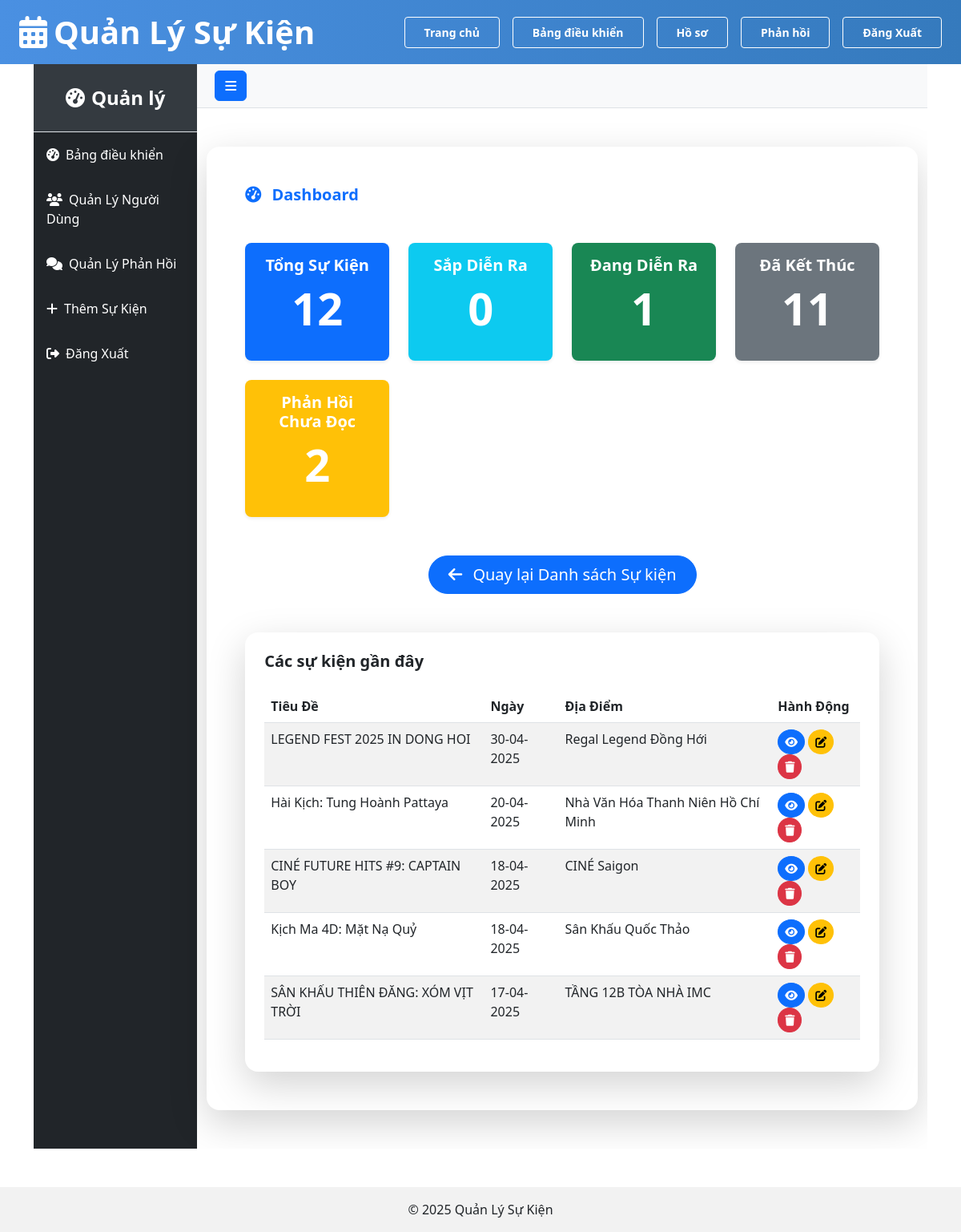
The app's page /?controller=event&action=dashboard (signed in) with its own data.
### tables this page shows
CREATE TABLE `events` (
  `id` int(11) NOT NULL,
  `user_id` int(11) NOT NULL,
  `title` varchar(255) NOT NULL,
  `description` text DEFAULT NULL,
  `date` date NOT NULL,
  `location` varchar(255) NOT NULL,
  `image` varchar(255) DEFAULT NULL
);

### app/controllers/EventController.php (called while the page is built, shortened)
<?php
class EventController {
    private $event;
    private $current_role;
    private $current_user_id;
    public function __construct() {
        require_once ROOT . '/app/models/Event.php';
        require_once ROOT . '/app/models/User.php';
        $this->event = new Event();
        $this->user = new User();
        $this->current_role = $this->user->getRole($_SESSION['user_id']);
        $this->current_user_id = $_SESSION['user_id'];
    }
    public function dashboard() {
        $feedbackModel = new Feedback();
        if ($this->current_role === 'admin') {
            $totalEvents = count($this->event->getAll());
            $upcomingEvents = count(array_filter($this->event->getAll(), function($event) {
                return $event['date'] > date('Y-m-d');
            }));
            $ongoingEvents = count(array_filter($this->event->getAll(), function($event) {
                return $event['date'] == date('Y-m-d');
            }));
            $pastEvents = count(array_filter($this->event->getAll(), function($event) {
                return $event['date'] < date('Y-m-d');
            }));
            $recentEvents = array_slice($this->event->getAll(), 0, 5);
            $unreadFeedbacks = $feedbackModel->getUnreadCount();
        }
        $data = [
            'total_events' => $totalEvents,
            'upcoming_events' => $upcomingEvents,
            'ongoing_events' => $ongoingEvents,
            'past_events' => $pastEvents,
            'recent_events' => $recentEvents,
            'unread_feedbacks' => $unreadFeedbacks,
            'current_role' => $this->current_role,
            'current_user_id' => $this->current_user_id
        ];
        extract($data);
        require_once ROOT . '/app/views/events/dashboard.php';
    }
}
?>

### app/models/User.php (called while the page is built, shortened)
<?php
class User {
    private $pdo;
    public function __construct() {
        global $pdo;
        $this->pdo = $pdo;
    }
    public function getRole($user_id) {
        $stmt = $this->pdo->prepare("SELECT role FROM users WHERE id = ?");
        $stmt->execute([$user_id]);
        return $stmt->fetchColumn();
    }
}
?>

### app/models/Event.php (called while the page is built, shortened)
<?php
class Event {
    public $pdo;
    public function __construct() {
        global $pdo;
        $this->pdo = $pdo;
    }
    public function getAll() {
        $stmt = $this->pdo->query("
            SELECT e.*, u.username
            FROM events e
            LEFT JOIN users u ON e.user_id = u.id
            ORDER BY e.date DESC
        ");
        return $stmt->fetchAll(PDO::FETCH_ASSOC);
    }
}
?>

### app/views/events/dashboard.php (the view, shortened to what this page needs)
<?php require_once ROOT . '/app/views/layouts/header.php'; ?>
<div class="d-flex" id="wrapper">
    <?php require_once ROOT . '/app/views/layouts/sidebar.php'; ?>
    <div id="page-content-wrapper">
        <nav class="navbar navbar-light bg-light border-bottom">
            <div class="container-fluid">
                <button class="btn btn-primary" id="sidebarToggle">
                    <i class="fas fa-bars"></i>
                </button>
            </div>
        </nav>
        <div class="container-fluid py-5">
            <div class="card border-0 shadow-lg rounded-4">
                <div class="card-body p-4 p-md-5">
                    <h1 class="card-title text-primary fw-bold mb-5">
                        <i class="fas fa-tachometer-alt me-2"></i>
                        <?= $current_role === 'admin' ? 'Dashboard' : 'Tổng quan sự kiện' ?>
                    </h1>
                    <div class="row row-cols-1 row-cols-md-2 row-cols-lg-4 g-4">
                        <div class="col">
                            <div class="card h-100 border-0 shadow-sm rounded-3 bg-primary text-white">
                                <div class="card-body text-center">
                                    <h5 class="card-title fw-bold">Tổng Sự Kiện</h5>
                                    <p class="display-4 fw-bold"><?= $total_events ?></p>
                                </div>
                            </div>
                        </div>
                        <div class="col">
                            <div class="card h-100 border-0 shadow-sm rounded-3 bg-info text-white">
                                <div class="card-body text-center">
                                    <h5 class="card-title fw-bold">Sắp Diễn Ra</h5>
                                    <p class="display-4 fw-bold"><?= $upcoming_events ?></p>
                                </div>
                            </div>
                        </div>
                        <div class="col">
                            <div class="card h-100 border-0 shadow-sm rounded-3 bg-success text-white">
                                <div class="card-body text-center">
                                    <h5 class="card-title fw-bold">Đang Diễn Ra</h5>
                                    <p class="display-4 fw-bold"><?= $ongoing_events ?></p>
                                </div>
                            </div>
                        </div>
                        <div class="col">
                            <div class="card h-100 border-0 shadow-sm rounded-3 bg-secondary text-white">
                                <div class="card-body text-center">
                                    <h5 class="card-title fw-bold">Đã Kết Thúc</h5>
                                    <p class="display-4 fw-bold"><?= $past_events ?></p>
                                </div>
                            </div>
                        </div>
                        <div class="col">
                            <?php if ($current_role === 'admin'): ?>
                                <div class="col">
                                    <div class="card h-100 border-0 shadow-sm rounded-3 bg-warning text-white">
                                        <div class="card-body text-center">
                                            <h5 class="card-title fw-bold">Phản Hồi Chưa Đọc</h5>
                                            <p class="display-4 fw-bold"><?= $unread_feedbacks ?></p>
                                        </div>
                                    </div>
                                </div>
                            <?php endif; ?>
                        </div>
                    </div>
                    <div class="mt-5 text-center">
                        <a href="?controller=event&action=index" class="btn btn-primary btn-lg rounded-pill px-4">
                            <i class="fas fa-arrow-left me-2"></i>
                            <?= $current_role === 'admin' ? 'Quay lại Danh sách Sự kiện' : 'Quản lý sự kiện' ?>
                        </a>
                    </div>
                    <div class="row mt-5">
                        <div class="col">
                            <div class="card border-0 shadow-lg rounded-4">
                                <div class="card-body p-4">
                                    <h5 class="card-title fw-bold mb-4">
                                        <?= $current_role === 'admin' ? 'Các sự kiện gần đây' : 'Sự kiện của bạn' ?>
                                    </h5>
                                    <table class="table table-striped">
                                        <thead>
                                            <tr>
                                                <th>Tiêu Đề</th>
                                                <th>Ngày</th>
                                                <th>Địa Điểm</th>
                                                <th>Hành Động</th>
                                            </tr>
                                        </thead>
                                        <tbody>
                                            <?php foreach ($recent_events as $event): ?>
                                                <tr>
                                                    <td><?= htmlspecialchars($event['title']) ?></td>
                                                    <td><?= date('d-m-Y', strtotime($event['date'])) ?></td>
                                                    <td><?= htmlspecialchars($event['location']) ?></td>
                                                    <td>
                                                        <a href="?controller=event&action=detail&id=<?= $event['id'] ?>"
                                                           class="btn btn-sm btn-primary rounded-circle">
                                                            <i class="fas fa-eye"></i>
                                                        </a>
                                                        <?php if ($current_role === 'admin' || $event['user_id'] == $current_user_id): ?>
                                                            <a href="?controller=event&action=edit&id=<?= $event['id'] ?>"
                                                               class="btn btn-sm btn-warning rounded-circle">
                                                                <i class="fas fa-edit"></i>
                                                            </a>
                                                            <a href="?controller=event&action=delete&id=<?= $event['id'] ?>"
                                                               class="btn btn-sm btn-danger rounded-circle"
                                                               onclick="return confirm('Bạn có chắc muốn xóa sự kiện này?')">
                                                                <i class="fas fa-trash"></i>
                                                            </a>
                                                        <?php endif; ?>
                                                    </td>
                                                </tr>
                                            <?php endforeach; ?>
                                        </tbody>
                                    </table>
                                </div>
                            </div>
                        </div>
                    </div>
                </div>
            </div>
        </div>
    </div>
</div>
<?php require_once ROOT . '/app/views/layouts/footer.php'; ?>

### public/css/style.css (style rules this page uses)
:root { --primary-color: #4361ee; --primary-hover: #3a56d4; --secondary-color: #6c757d; --secondary-hover: #5a6268; --success-color: #10b981; --success-hover: #0ea271; --text-color: #333; --text-light: #4a5568; --bg-color: #f8f9fa; --card-bg: #ffffff; --border-color: #e2e8f0; --shadow-sm: 0 2px 10px rgba(0, 0, 0, 0.05); --shadow-md: 0 5px 15px rgba(0, 0, 0, 0.05); --shadow-lg: 0 8px 20px rgba(0, 0, 0, 0.1); --transition: all 0.3s ease; }
* { box-sizing: border-box; margin: 0; padding: 0; }
body { font-family: 'Poppins', -apple-system, BlinkMacSystemFont, 'Segoe UI', sans-serif; background-color: var(--bg-color); color: var(--text-color); line-height: 1.6; -webkit-font-smoothing: antialiased; -moz-osx-font-smoothing: grayscale; }
a { text-decoration: none; color: inherit; }
.card { background: var(--card-bg); border-radius: 12px; box-shadow: var(--shadow-md); overflow: hidden; transition: var(--transition); }
.card-body { padding: 1.5rem; }
.card-title { font-size: 1.25rem; margin-bottom: 0.75rem; color: var(--text-color); }
.btn { display: inline-flex; align-items: center; justify-content: center; padding: 0.75rem 1.5rem; border-radius: 6px; font-weight: 500; cursor: pointer; transition: var(--transition); border: none; font-size: 0.95rem; gap: 0.5rem; }
.btn-primary { background-color: var(--primary-color); color: white; }
.text-center { text-align: center; }
.mt-5 { margin-top: 2rem; }
.mb-4 { margin-bottom: 1.5rem; }
.mb-5 { margin-bottom: 2rem; }

### app/views/layouts/header.php (style rules this page uses)
body { margin: 0; padding: 0; overflow-x: hidden; }

### app/views/events/dashboard.php (style rules this page uses)
#wrapper { overflow-x: hidden; }
#page-content-wrapper { width: 100%; transition: margin 0.25s ease-out; }
#sidebarToggle { margin-left: 10px; }

### records on screen
events: title "LEGEND FEST 2025 IN DONG HOI", date "30-04-2025", location "Regal Legend Đồng Hới"
events: title "Hài Kịch: Tung Hoành Pattaya", date "20-04-2025", location "Nhà Văn Hóa Thanh Niên Hồ Chí Minh"
events: title "CINÉ FUTURE HITS #9: CAPTAIN BOY", date "18-04-2025", location "CINÉ Saigon"
events: title "Kịch Ma 4D: Mặt Nạ Quỷ", date "18-04-2025", location "Sân Khấu Quốc Thảo"
events: title "SÂN KHẤU THIÊN ĐĂNG: XÓM VỊT TRỜI", date "17-04-2025", location "TẦNG 12B TÒA NHÀ IMC"

### other values on screen
$total_events "12"
$upcoming_events "0"
$ongoing_events "1"
$past_events "11"
$unread_feedbacks "2"
